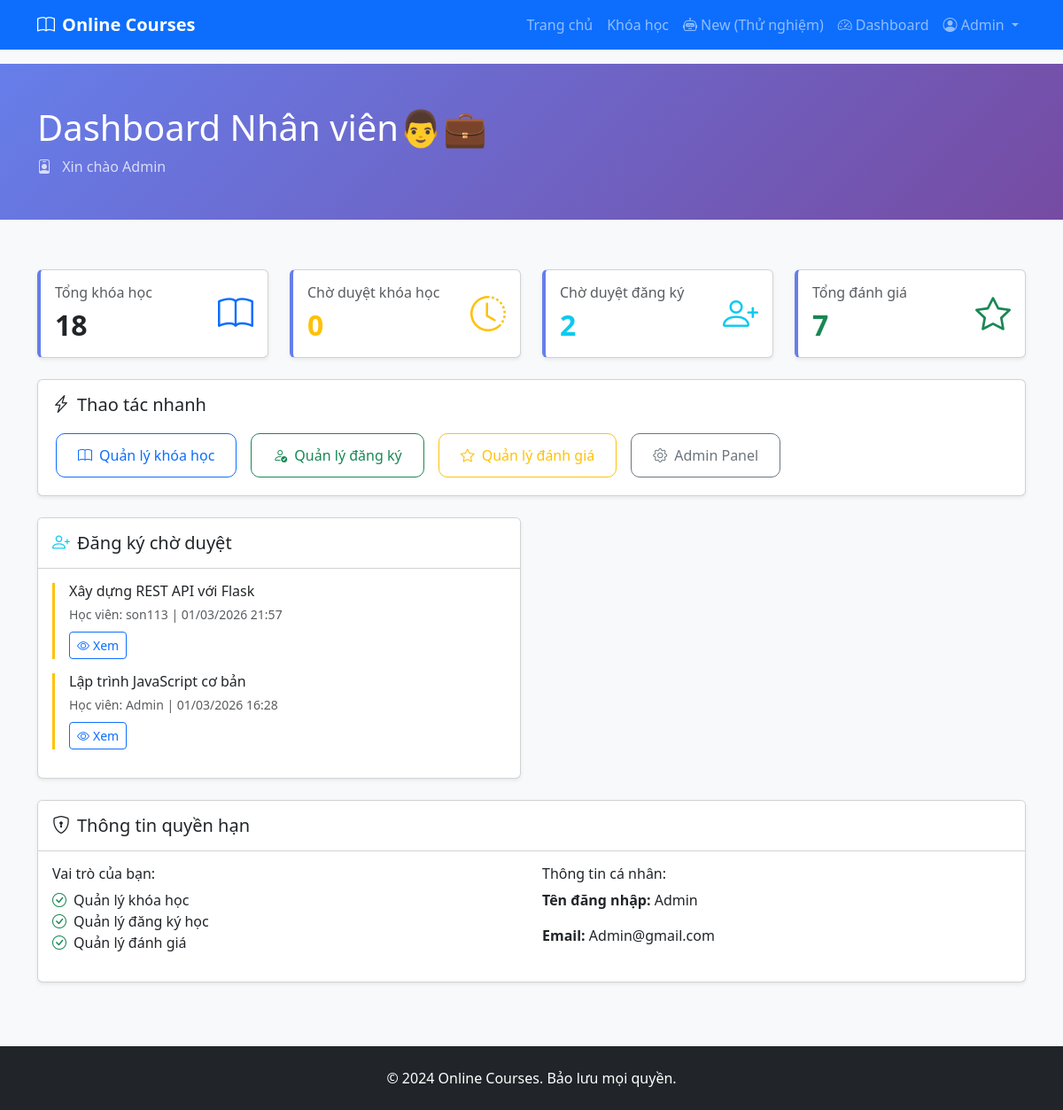
Page /courses/staff/dashboard/ (signed in) on the earlier database version.
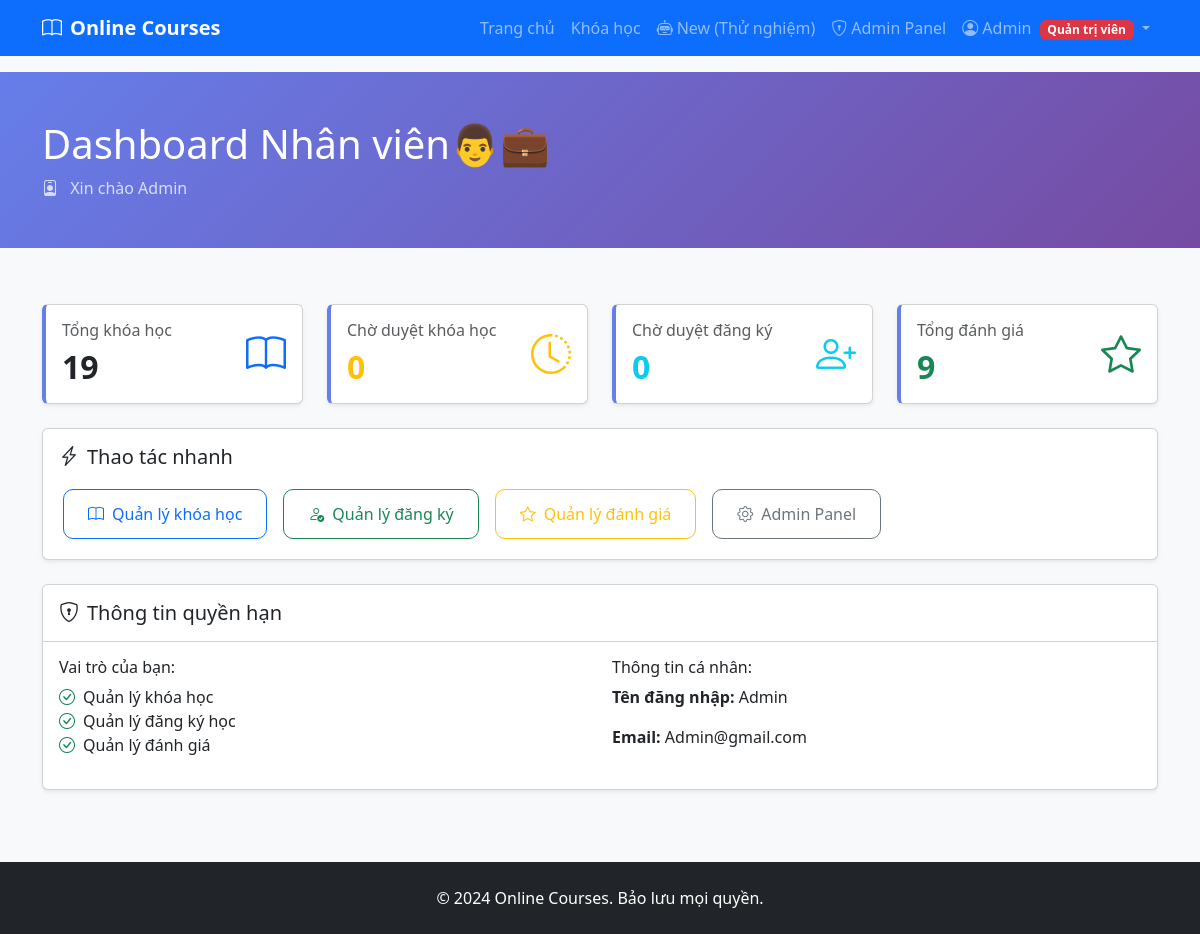
Same page on the later database version.
### courses/models.py (models this page shows, shortened)
class Enrollment(models.Model):
    STATUS_CHOICES = [
        ('pending', 'Chờ duyệt'),
        ('approved', 'Đã duyệt'),
        ('rejected', 'Từ chối'),
        ('cancelled', 'Đã hủy'),
    ]
    user = models.ForeignKey(
        User,
        on_delete=models.CASCADE,
        related_name='enrollments',
        verbose_name="Học viên"
    )
    course = models.ForeignKey(
        Course,
        on_delete=models.CASCADE,
        related_name='enrollments',
        verbose_name="Khóa học"
    )
    status = models.CharField(
        max_length=20,
        choices=STATUS_CHOICES,
        default='pending',
        verbose_name="Trạng thái"
    )
    created_at = models.DateTimeField(auto_now_add=True, verbose_name="Ngày đăng ký")
    updated_at = models.DateTimeField(auto_now=True, verbose_name="Ngày cập nhật")
    approved_at = models.DateTimeField(null=True, blank=True, verbose_name="Ngày duyệt")
    admin_note = models.TextField(blank=True, verbose_name="Ghi chú từ admin")
    class Meta:
        verbose_name = "Đăng ký học"
        verbose_name_plural = "Đăng ký học"
        ordering = ['-created_at']
        unique_together = ['user', 'course']
        permissions = [
            ("can_approve_enrollment", "Có thể duyệt đăng ký"),
            ("can_reject_enrollment", "Có thể từ chối đăng ký"),
        ]

class Course(models.Model):
    STATUS_CHOICES = [
        ('draft', 'Nháp'),
        ('pending', 'Chờ duyệt'),
        ('approved', 'Đã duyệt'),
        ('rejected', 'Từ chối'),
    ]
    title = models.CharField(max_length=200, verbose_name="Tiêu đề")
    description = models.TextField(verbose_name="Mô tả")
    price = models.DecimalField(max_digits=10, decimal_places=2, verbose_name="Giá")
    image = models.ImageField(upload_to='courses/', verbose_name="Hình ảnh")
    category = models.ForeignKey(
        Category,
        on_delete=models.SET_NULL,
        null=True,
        blank=True,
        related_name='courses',
        verbose_name="Danh mục"
    )
    status = models.CharField(
        max_length=20,
        choices=STATUS_CHOICES,
        default='draft',
        verbose_name="Trạng thái"
    )
    created_by = models.ForeignKey(
        User,
        on_delete=models.CASCADE,
        related_name='courses',
        verbose_name="Người tạo"
    )
    created_at = models.DateTimeField(auto_now_add=True, verbose_name="Ngày tạo")
    updated_at = models.DateTimeField(auto_now=True, verbose_name="Ngày cập nhật")
    class Meta:
        verbose_name = "Khóa học"
        verbose_name_plural = "Khóa học"
        ordering = ['-created_at']
        permissions = [
            ("can_approve_course", "Có thể duyệt khóa học"),
            ("can_reject_course", "Có thể từ chối khóa học"),
        ]

class UserRole(models.Model):
    ROLE_CHOICES = [
        ('admin', 'Quản trị viên'),
        ('staff', 'Nhân viên'),
        ('customer', 'Khách hàng'),
    ]
    user = models.OneToOneField(
        User,
        on_delete=models.CASCADE,
        related_name='user_role',
        verbose_name="Người dùng"
    )
    role = models.CharField(
        max_length=20,
        choices=ROLE_CHOICES,
        default='customer',
        verbose_name="Vai trò"
    )
    created_at = models.DateTimeField(auto_now_add=True, verbose_name="Ngày tạo")
    updated_at = models.DateTimeField(auto_now=True, verbose_name="Ngày cập nhật")
    class Meta:
        verbose_name = "Vai trò người dùng"
        verbose_name_plural = "Vai trò người dùng"
    def get_role_badge_class(self):
        badge_classes = {
            'admin': 'bg-danger',
            'staff': 'bg-primary',
            'customer': 'bg-success',
        }
        return badge_classes.get(self.role, 'bg-secondary')

### courses/views.py (the view)
# urls.py: path('staff/dashboard/', views.staff_dashboard, name='staff_dashboard'),
@user_passes_test(is_staff_member, login_url='/login/')
def staff_dashboard(request):
    user = request.user
    stats = {
        'total_courses': Course.objects.count(),
        'pending_courses': Course.objects.filter(status='pending').count(),
        'total_enrollments': Enrollment.objects.count(),
        'pending_enrollments': Enrollment.objects.filter(status='pending').count(),
        'total_reviews': Review.objects.count(),
        'total_users': User.objects.count(),
    }
    recent_courses = []
    recent_enrollments = []
    recent_reviews = []
    if has_course_permission(user):
        recent_courses = Course.objects.filter(status='pending').order_by('-created_at')[:5]
    if has_enrollment_permission(user):
        recent_enrollments = Enrollment.objects.filter(status='pending').order_by('-created_at')[:5]
    if has_review_permission(user):
        recent_reviews = Review.objects.filter(is_visible=True).order_by('-created_at')[:5]
    context = {
        'stats': stats,
        'recent_courses': recent_courses,
        'recent_enrollments': recent_enrollments,
        'recent_reviews': recent_reviews,
        'is_super_staff': is_super_staff(user),
        'has_course_perm': has_course_permission(user),
        'has_enrollment_perm': has_enrollment_permission(user),
        'has_review_perm': has_review_permission(user),
    }
    return render(request, 'courses/staff_dashboard.html', context)

### courses/views.py (called while the page is built)
def is_staff_member(user):
    return user.is_authenticated and (
        user.is_staff or
        hasattr(user, 'staff_profile') and user.staff_profile.is_active
    )

def is_super_staff(user):
    return (
        is_staff_member(user) and
        hasattr(user, 'staff_profile') and
        user.staff_profile.role == 'super_staff'
    )

def has_course_permission(user):
    return (
        user.is_staff or
        (hasattr(user, 'staff_profile') and
         user.staff_profile.role in ['course_manager', 'super_staff']) or
        user.has_perm('courses.can_manage_courses')
    )

def has_enrollment_permission(user):
    return (
        user.is_staff or
        (hasattr(user, 'staff_profile') and
         user.staff_profile.role in ['enrollment_manager', 'super_staff']) or
        user.has_perm('courses.can_manage_enrollments')
    )

def has_review_permission(user):
    return (
        user.is_staff or
        (hasattr(user, 'staff_profile') and
         user.staff_profile.role in ['review_manager', 'super_staff']) or
        user.has_perm('courses.can_manage_reviews')
    )

### templates/courses/staff_dashboard.html (shortened to what the changed rows need)
{% extends "base.html" %}
{% block content %}
<div class="dashboard-header">
    <div class="container">
        <div class="row align-items-center">
            <div class="col">
                <h1 class="mb-2">Dashboard Nhân viên👨💼</h1>
                <p class="mb-0 opacity-75">
                    <i class="bi bi-person-badge me-2"></i>
                    Xin chào {{ request.user.get_full_name|default:request.user.username }}
                </p>
            </div>
        </div>
    </div>
</div>
<main class="container py-4">
    <div class="row g-4 mb-4">
        <div class="col-md-6 col-lg-3">
            <div class="card stat-card h-100 shadow-sm">
                <div class="card-body">
                    <div class="d-flex justify-content-between align-items-center">
                        <div>
                            <h6 class="text-muted mb-2">Tổng khóa học</h6>
                            <h2 class="mb-0 fw-bold">{{ stats.total_courses }}</h2>
                        </div>
                    </div>
                </div>
            </div>
        </div>
        <div class="col-md-6 col-lg-3">
            <div class="card stat-card h-100 shadow-sm">
                <div class="card-body">
                    <div class="d-flex justify-content-between align-items-center">
                        <div>
                            <h2 class="mb-0 fw-bold text-warning">
                                {{ stats.pending_courses }}
                            </h2>
                        </div>
                    </div>
                </div>
            </div>
        </div>
        <div class="col-md-6 col-lg-3">
            <div class="card stat-card h-100 shadow-sm">
                <div class="card-body">
                    <div class="d-flex justify-content-between align-items-center">
                        <div>
                            <h6 class="text-muted mb-2">Chờ duyệt đăng ký</h6>
                            <h2 class="mb-0 fw-bold text-info">
                                {{ stats.pending_enrollments }}
                            </h2>
                        </div>
                    </div>
                </div>
            </div>
        </div>
        <div class="col-md-6 col-lg-3">
            <div class="card stat-card h-100 shadow-sm">
                <div class="card-body">
                    <div class="d-flex justify-content-between align-items-center">
                        <div>
                            <h6 class="text-muted mb-2">Tổng đánh giá</h6>
                            <h2 class="mb-0 fw-bold text-success">{{ stats.total_reviews }}</h2>
                        </div>
                    </div>
                </div>
            </div>
        </div>
    </div>
    <div class="row">
        {% if has_enrollment_perm and recent_enrollments %}
        <div class="col-md-6">
            <div class="card shadow-sm mb-4">
                <div class="card-header bg-white py-3">
                    <h5 class="mb-0">
                        <i class="bi bi-person-plus text-info me-2"></i>Đăng ký chờ duyệt
                    </h5>
                </div>
                <div class="card-body">
                    {% for enrollment in recent_enrollments %}
                    <div class="pending-item">
                        <h6 class="mb-1">{{ enrollment.course.title }}</h6>
                        <small class="text-muted">
                            Học viên: {{ enrollment.user.username }} |
                            {{ enrollment.created_at|date:"d/m/Y H:i" }}
                        </small>
                        <div class="mt-2">
                            <a href="/admin/courses/enrollment/{{ enrollment.id }}/change/" class="btn btn-sm btn-outline-primary">
                                <i class="bi bi-eye me-1"></i>Xem
                            </a>
                        </div>
                    </div>
                    {% empty %}
                    <p class="text-muted text-center py-3">Không có đăng ký chờ duyệt</p>
                    {% endfor %}
                </div>
            </div>
        </div>
        {% endif %}
    </div>
    <div class="card shadow-sm">
        <div class="card-body">
            <div class="row">
                <div class="col-md-6">
                    <h6>Thông tin cá nhân:</h6>
                    <p><strong>Tên đăng nhập:</strong> {{ request.user.username }}</p>
                    <p><strong>Email:</strong> {{ request.user.email }}</p>
                </div>
            </div>
        </div>
    </div>
</main>
{% endblock %}

### templates/base.html (shortened to what this page needs)
<!DOCTYPE html>
<html lang="vi">
<head>
    <link href="https://cdn.jsdelivr.net/npm/bootstrap@5.3.2/dist/css/bootstrap.min.css" rel="stylesheet">
    <link href="https://cdn.jsdelivr.net/npm/bootstrap-icons@1.11.1/font/bootstrap-icons.css" rel="stylesheet">
</head>
<body class="bg-light">
    <nav class="navbar navbar-expand-lg navbar-dark bg-primary">
        <div class="container">
            <a class="navbar-brand fw-bold" href="/">
                <i class="bi bi-book me-2"></i>Online Courses
            </a>
            <div class="collapse navbar-collapse" id="navbarNav">
                <ul class="navbar-nav ms-auto">
                    <li class="nav-item">
                        <a class="nav-link" href="/">Trang chủ</a>
                    </li>
                    <li class="nav-item">
                        <a class="nav-link" href="/courses/">Khóa học</a>
                    </li>
                    <li class="nav-item">
                        <a class="nav-link" href="/crypto/">
                            <i class="bi bi-robot me-1"></i>New (Thử nghiệm)
                        </a>
                    </li>
                    {% if user.is_authenticated %}
                        {% if user.user_role and user.user_role.role == 'admin' %}
                            <li class="nav-item">
                                <a class="nav-link" href="/admin/">
                                    <i class="bi bi-shield-lock me-1"></i>Admin Panel
                                </a>
                            </li>
                        {% elif user.user_role and user.user_role.role == 'staff' %}
                            <li class="nav-item">
                                <a class="nav-link" href="/staff/dashboard/">
                                    <i class="bi bi-person-workspace me-1"></i>Staff Dashboard
                                </a>
                            </li>
                        {% else %}
                            <li class="nav-item">
                                <a class="nav-link" href="{% url 'courses:dashboard' %}">
                                    <i class="bi bi-speedometer2 me-1"></i>Dashboard
                                </a>
                            </li>
                        {% endif %}
                        <li class="nav-item dropdown">
                            <a class="nav-link dropdown-toggle" href="#" role="button" data-bs-toggle="dropdown">
                                <i class="bi bi-person-circle"></i> {{ user.username }}
                                {% if user.user_role %}
                                    <span class="badge {{ user.user_role.get_role_badge_class }} ms-1">{{ user.user_role.get_role_display }}</span>
                                {% endif %}
                            </a>
                        </li>
                    {% endif %}
                </ul>
            </div>
        </div>
    </nav>
    {% block content %}{% endblock %}
    <footer class="bg-dark text-white py-4 mt-5">
        <div class="container text-center">
            <p class="mb-0">&copy; 2024 Online Courses. Bảo lưu mọi quyền.</p>
        </div>
    </footer>
</body>
</html>

Differences in the rows shown:
no longer on this page (row edited): Enrollment: course "Xây dựng REST API với Flask", user.username "son113", created_at "01/03/2026 21:57"
no longer on this page (row edited): Enrollment: course "Lập trình JavaScript cơ bản", user.username "Admin", created_at "01/03/2026 16:28"
Other differences:
{{ user.user_role.get_role_display }}: (not shown) → "Quản trị viên"
{{ stats.total_courses }}: "18" → "19"
{{ stats.pending_enrollments }}: "2" → "0"
{{ stats.total_reviews }}: "7" → "9"
text no longer shown: "Dashboard Đăng ký chờ duyệt"
text now shown: "Admin Panel"
